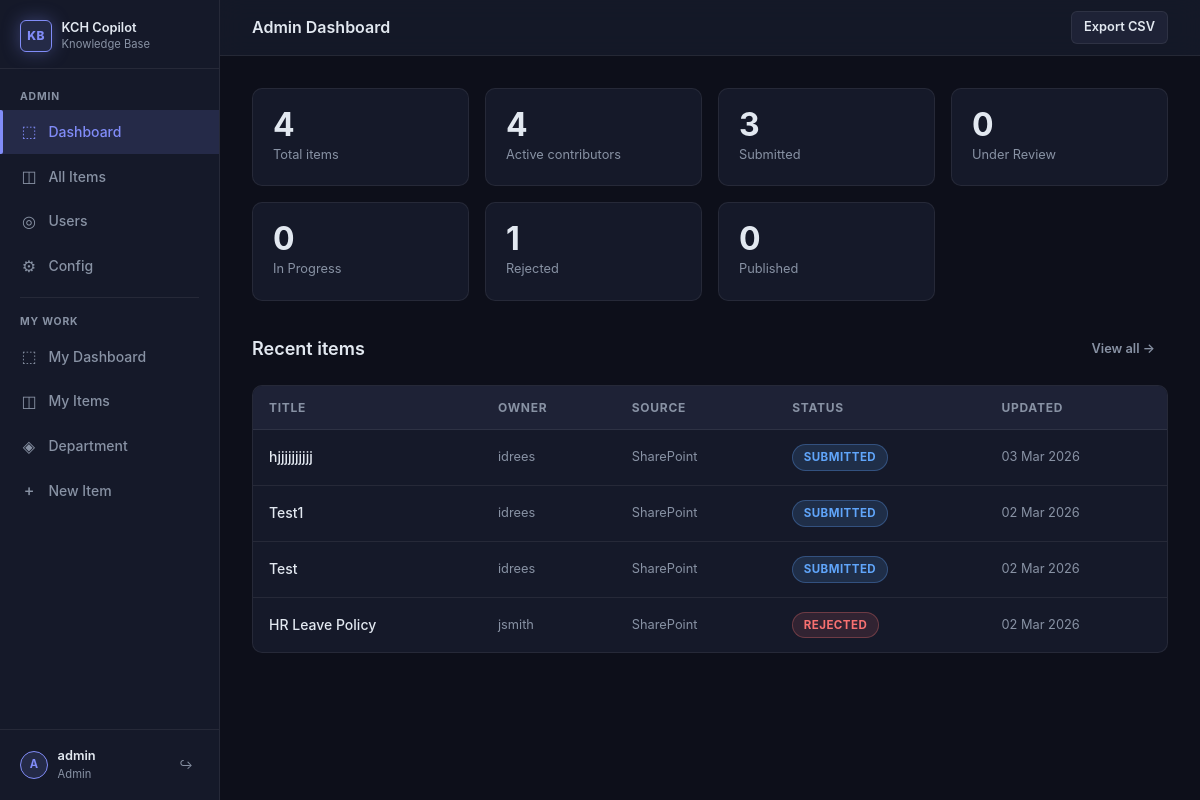
The page /admin (signed in) on the database its author committed.
### models.py (models this page shows)
class Status(Base):
    __tablename__ = "statuses"
    id = Column(Integer, primary_key=True, autoincrement=True)
    name = Column(String, nullable=False)
    sort_order = Column(Integer, default=0)
    admin_only = Column(Boolean, default=False)
    color_class = Column(String, default="status-default")
    is_active = Column(Boolean, default=True)
    items = relationship("KnowledgeItem", back_populates="status")
    history_from = relationship(
        "StatusHistory", foreign_keys="StatusHistory.from_status_id", back_populates="from_status"
    )
    history_to = relationship(
        "StatusHistory", foreign_keys="StatusHistory.to_status_id", back_populates="to_status"
    )

class KnowledgeItem(Base):
    __tablename__ = "knowledge_items"
    id = Column(Integer, primary_key=True, autoincrement=True)
    title = Column(String, nullable=False)
    summary = Column(Text, nullable=True)
    text_content = Column(Text, nullable=True)
    source_id = Column(Integer, ForeignKey("sources.id"), nullable=True)
    department_id = Column(Integer, ForeignKey("departments.id"), nullable=True)
    document_type_id = Column(Integer, ForeignKey("document_types.id"), nullable=True)
    owner_id = Column(Integer, ForeignKey("users.id"), nullable=False)
    status_id = Column(Integer, ForeignKey("statuses.id"), nullable=True)
    is_locked = Column(Boolean, default=False)
    review_due_date = Column(DateTime, nullable=True)
    created_at = Column(DateTime, default=datetime.utcnow)
    updated_at = Column(DateTime, default=datetime.utcnow, onupdate=datetime.utcnow)
    source = relationship("Source", back_populates="items")
    department = relationship("Department", back_populates="items")
    document_type = relationship("DocumentType", back_populates="items")
    owner = relationship("User", back_populates="items")
    status = relationship("Status", back_populates="items")
    files = relationship("ItemFile", back_populates="item", cascade="all, delete-orphan")
    status_history = relationship("StatusHistory", back_populates="item", order_by="StatusHistory.created_at")

class User(Base):
    __tablename__ = "users"
    id = Column(Integer, primary_key=True, autoincrement=True)
    username = Column(String, unique=True, nullable=False)
    password_hash = Column(String, nullable=False)
    is_admin = Column(Boolean, default=False)
    is_active = Column(Boolean, default=True)
    department_id = Column(Integer, ForeignKey("departments.id", ondelete="SET NULL"), nullable=True)
    created_at = Column(DateTime, default=datetime.utcnow)
    last_login = Column(DateTime, nullable=True)
    department = relationship("Department", back_populates="users")
    items = relationship("KnowledgeItem", back_populates="owner")
    status_changes = relationship("StatusHistory", back_populates="changed_by")
    audit_logs = relationship("AuditLog", back_populates="actor")

class Source(Base):
    __tablename__ = "sources"
    id = Column(Integer, primary_key=True, autoincrement=True)
    name = Column(String, nullable=False)
    description = Column(Text, nullable=True)
    is_active = Column(Boolean, default=True)
    created_at = Column(DateTime, default=datetime.utcnow)
    items = relationship("KnowledgeItem", back_populates="source")

### routers/admin.py (the view)
@router.get("", response_class=HTMLResponse)
async def admin_dashboard(
    request: Request,
    session: dict = Depends(require_admin),
    db: Session = Depends(get_db),
):
    statuses = db.query(Status).filter(Status.is_active == True).order_by(Status.sort_order).all()
    by_status = {}
    for s in statuses:
        by_status[s.name] = db.query(KnowledgeItem).filter(KnowledgeItem.status_id == s.id).count()
    total = db.query(KnowledgeItem).count()
    total_users = db.query(User).filter(User.is_active == True, User.is_admin == False).count()
    recent = (
        db.query(KnowledgeItem)
        .order_by(KnowledgeItem.updated_at.desc())
        .limit(10)
        .all()
    )
    return templates.TemplateResponse("admin/dashboard.html", {
        "request": request,
        "by_status": by_status,
        "total": total,
        "total_users": total_users,
        "recent_items": recent,
        "statuses": statuses,
    })

### templates/admin/dashboard.html (shortened to what this page needs)
{% extends "base.html" %}
{% block page_title %}Admin Dashboard{% endblock %}
{% block header_actions %}
  <a href="/admin/items/export-csv" class="btn btn-secondary btn-sm">Export CSV</a>
{% endblock %}
{% block content %}
<div class="kpi-grid">
  <div class="kpi-card">
    <div class="kpi-value">{{ total }}</div>
    <div class="kpi-label">Total items</div>
  </div>
  <div class="kpi-card">
    <div class="kpi-value">{{ total_users }}</div>
    <div class="kpi-label">Active contributors</div>
  </div>
  {% for status in statuses %}
  <div class="kpi-card">
    <div class="kpi-value">{{ by_status.get(status.name, 0) }}</div>
    <div class="kpi-label">{{ status.name }}</div>
  </div>
  {% endfor %}
</div>
<div class="section-header">
  <span class="section-title">Recent items</span>
  <a href="/admin/items" class="btn btn-ghost btn-sm">View all →</a>
</div>
{% if recent_items %}
<div class="table-wrap">
  <table>
    <thead>
      <tr>
        <th>Title</th>
        <th>Owner</th>
        <th>Source</th>
        <th>Status</th>
        <th>Updated</th>
      </tr>
    </thead>
    <tbody>
      {% for item in recent_items %}
      <tr>
        <td>
          <a href="/admin/items/{{ item.id }}" style="color:var(--text);font-weight:500;">{{ item.title }}</a>
        </td>
        <td class="text-sm text-muted">{{ item.owner.username if item.owner else "—" }}</td>
        <td class="text-sm text-muted">{{ item.source.name if item.source else "—" }}</td>
        <td>
          {% if item.status %}
          <span class="badge {{ item.status.color_class }}">{{ item.status.name }}</span>
          {% else %}—{% endif %}
        </td>
        <td class="text-sm text-muted">{{ item.updated_at.strftime("%d %b %Y") if item.updated_at else "—" }}</td>
      </tr>
      {% endfor %}
    </tbody>
  </table>
</div>
{% else %}
<div class="empty-state">
  <h3>No items yet</h3>
  <p>Items submitted by contributors will appear here.</p>
</div>
{% endif %}
{% endblock %}

### templates/base.html (shortened to what this page needs)
<!DOCTYPE html>
<html lang="en">
<head>
  <link rel="stylesheet" href="/static/style.css">
</head>
<body>
<div class="shell">
  <nav class="sidebar">
    <div class="sidebar-logo">
      <div class="logo-mark">
        <div class="logo-icon">KB</div>
        <div class="logo-text">
          KCH Copilot
          <div class="logo-sub">Knowledge Base</div>
        </div>
      </div>
    </div>
    <div class="nav-section">
      {% if is_admin(request) %}
        <div class="nav-label">Admin</div>
        <a href="/admin" class="nav-item {% if request.url.path == '/admin' %}active{% endif %}">
          <span class="nav-icon">⬚</span> Dashboard
        </a>
        <a href="/admin/items" class="nav-item {% if '/admin/items' in request.url.path %}active{% endif %}">
          <span class="nav-icon">◫</span> All Items
        </a>
        <a href="/admin/users" class="nav-item {% if '/admin/users' in request.url.path %}active{% endif %}">
          <span class="nav-icon">◎</span> Users
        </a>
        <a href="/admin/config" class="nav-item {% if '/admin/config' in request.url.path %}active{% endif %}">
          <span class="nav-icon">⚙</span> Config
        </a>
        <div class="nav-divider"></div>
        <div class="nav-label">My Work</div>
      {% endif %}
      <a href="/app/dashboard" class="nav-item {% if '/app/dashboard' in request.url.path %}active{% endif %}">
        <span class="nav-icon">⬚</span> My Dashboard
      </a>
      <a href="/app/items" class="nav-item {% if '/app/items' in request.url.path and '/app/items/new' not in request.url.path and '/app/department' not in request.url.path %}active{% endif %}">
        <span class="nav-icon">◫</span> My Items
      </a>
      <a href="/app/department" class="nav-item {% if '/app/department' in request.url.path %}active{% endif %}">
        <span class="nav-icon">◈</span> Department
      </a>
      <a href="/app/items/new" class="nav-item {% if '/app/items/new' in request.url.path %}active{% endif %}">
        <span class="nav-icon">+</span> New Item
      </a>
    </div>
    <div class="sidebar-footer">
      <div class="user-chip">
        <div class="user-avatar">{{ current_username(request)[:1] | upper }}</div>
        <div class="user-info">
          <div class="user-name">{{ current_username(request) }}</div>
          <div class="user-role">{% if is_admin(request) %}Admin{% else %}Contributor{% endif %}</div>
        </div>
        <a href="/logout" class="logout-btn" title="Sign out">↪</a>
      </div>
    </div>
  </nav>
  <div class="main-wrap">
    <header class="top-header">
      <span class="page-title">{% block page_title %}{% endblock %}</span>
      {% block header_actions %}{% endblock %}
    </header>
    <main class="page-content">
      {% block content %}{% endblock %}
    </main>
  </div>
</div>
</body>
</html>

### rows shown on the page
Status: get "3", name "Submitted"
Status: get "0", name "Under Review"
Status: get "0", name "In Progress"
Status: get "1", name "Rejected"
Status: get "0", name "Published"
KnowledgeItem: title "hjjjjjjjjjj", owner "idrees", source "SharePoint", status.name "SUBMITTED", updated_at "03 Mar 2026"
KnowledgeItem: title "Test1", owner "idrees", source "SharePoint", status.name "SUBMITTED", updated_at "02 Mar 2026"
KnowledgeItem: title "Test", owner "idrees", source "SharePoint", status.name "SUBMITTED", updated_at "02 Mar 2026"
KnowledgeItem: title "HR Leave Policy", owner "jsmith", source "SharePoint", status.name "REJECTED", updated_at "02 Mar 2026"

### other values the page prints
{{ current_username(request)[:1] | upper }} "A"
{{ current_username(request) }} "admin"
{{ total }} "4"
{{ total_users }} "4"
